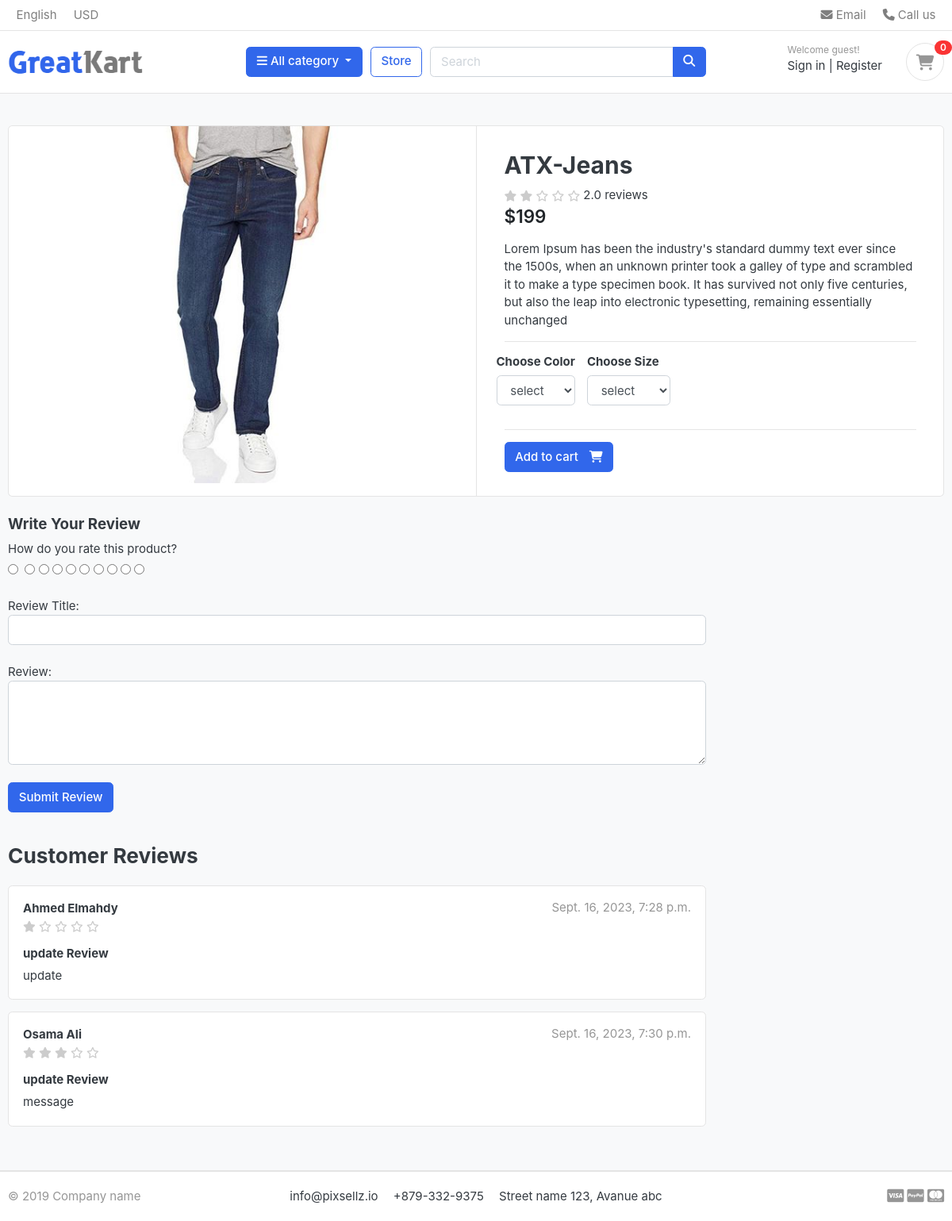
The app's page /store/category/jeans/atx-jeans with its own data.
### store/models.py (models this page shows, shortened)
class Product(models.Model):
    product_name=models.CharField(max_length=200,unique=True)
    slug= models.SlugField(max_length=200,unique=True)
    description=models.TextField(max_length=500,blank=True)
    price=models.IntegerField()
    images=models.ImageField(upload_to='photos/products')
    stock=models.IntegerField()
    is_available=models.BooleanField(default=True)
    category=models.ForeignKey(Category,on_delete=models.CASCADE)
    created_at=models.DateTimeField(auto_now_add=True)
    updated_at=models.DateTimeField(auto_now=True)
    def averageReview(self):
        reviews = ReviewRating.objects.filter(product=self,status=True).aggregate(average=Avg('rating'))
        avg = 0
        if reviews['average'] is not None:
            avg = float(reviews['average'])
        return avg
    def countReview(self):
        reviews = ReviewRating.objects.filter(product=self,status=True).aggregate(count=Count('rating'))
        count = 0
        if reviews['count'] is not None:
            count = float(reviews['count'])
        return count

class ReviewRating(models.Model):
    product=models.ForeignKey(Product,on_delete=models.CASCADE)
    user =models.ForeignKey(Account,on_delete=models.CASCADE)
    subject = models.CharField(max_length=100,blank=True)
    review=models.TextField(max_length=500,blank=True)
    rating=models.FloatField()
    ip=models.CharField(max_length=20,blank=True)
    status=models.BooleanField(default=True)
    created_at=models.DateTimeField(auto_now_add=True)
    updated_at=models.DateTimeField(auto_now=True)

### accounts/models.py (models this page shows, shortened)
class Account(AbstractBaseUser):
    first_name=models.CharField(max_length=50)
    last_name=models.CharField(max_length=50)
    username=models.CharField(max_length=50, unique=True)
    email=models.EmailField(max_length=100,unique=True)
    phone_number=models.CharField(max_length=50)
    date_joined= models.DateTimeField(auto_now_add=True)
    last_login= models.DateTimeField(auto_now_add=True)
    is_admin=models.BooleanField(default=False)
    is_staff=models.BooleanField(default=False)
    is_active=models.BooleanField(default=False)
    is_superadmin=models.BooleanField(default=False)
    USERNAME_FIELD='email'
    REQUIRED_FIELDS=['username','first_name','last_name']
    objects=MyAccountManager()
    def full_name(self):
        return f'{self.first_name} {self.last_name}'

### store/views.py (the view)
# urls.py: path('category/<slug:category_slug>/<slug:product_slug>',views.product_detail,name='product_detail'),
def product_detail(request,category_slug,product_slug):
    try:
        product=Product.objects.get(category__slug=category_slug,slug=product_slug)
        in_cart=Cart_Item.objects.filter(cart__cart_id=_cart_id(request),product=product).exists()
        reviews=ReviewRating.objects.filter(product_id=product.id,status=True)
    except Exception as e:
        raise e
    context={
        'product':product,
        'in_cart':in_cart,
        'reviews':reviews
    }
    return render(request,'store/product_detail.html',context)

### cart/context_processors.py (called while the page is built)
def counter(request):
    cart_count=0
    if 'admin' in request.path:
        return {}
    else:
        try:
            cart=Cart.objects.filter(cart_id=_cart_id(request))
            if request.user.is_authenticated:
                cart_items=Cart_Item.objects.filter(user=request.user)
            else:
                cart_items=Cart_Item.objects.all().filter(cart=cart[:1])
            for cart_item in cart_items:
                cart_count+=cart_item.quantity
        except Cart.DoesNotExist:
            cart_count=0
        return dict(cart_count=cart_count)

### cart/views.py (called while the page is built)
def _cart_id(request):
    cart=request.session.session_key
    if not cart:
        cart=request.session.create()
    return cart

### category/context_processors.py (called while the page is built)
def menu_links(request):
    links=Category.objects.all()
    return dict(links=links)

### category/models.py (called while the page is built)
    def get_url(self):
        return reverse('products_by_category',args=[self.slug])

### store/models.py (called while the page is built)
    def colors(self):
        return super(VariationManager,self).filter(variation_category='color',is_active=True)

    def sizes(self):
        return super(VariationManager,self).filter(variation_category='size',is_active=True)

### templates/store/product_detail.html (shortened to what this page needs)
{% extends 'base.html' %}
{% load static %}
{% block content %}
<section class="section-content padding-y bg">
    <div class="container">
    <div class="card">
        <div class="row no-gutters">
            <aside class="col-md-6">
    <article class="gallery-wrap">
        <div class="img-big-wrap">
           <a href="#"><img src="{{product.images.url}}"></a>
        </div>
    </article>
            </aside>
            <main class="col-md-6 border-left">
    <form action="{% url 'add_to_cart' product.pk %}" method='POST'>
      <article class="content-body">
        <h2 class="title">{{product.product_name}}</h2>
        <div class="rating-stars">
            <i class="fa{%if  product.averageReview == 0 %}-regular{% elif  product.averageReview == 1 %}-solid {%endif%}  fa-star{%if  product.averageReview == 0.5%}-half {%endif%}"></i>
            <i class="fa{%if  product.averageReview <= 1 %}-regular{% elif  product.averageReview <= 2 %}-solid {%endif%}  fa-star{%if  product.averageReview == 1.5%}-half {%endif%}"></i>
            <i class="fa{%if  product.averageReview <= 2 %}-regular{% elif  product.averageReview <= 3 %}-solid {%endif%}  fa-star{%if  product.averageReview == 2.5%}-half {%endif%}"></i>
            <i class="fa{%if  product.averageReview <= 3 %}-regular{% elif  product.averageReview <= 4 %}-solid {%endif%}  fa-star{%if  product.averageReview == 3.5%}-half {%endif%}"></i>
            <i class="fa{%if  product.averageReview <= 4 %}-regular{% elif  product.averageReview <= 5 %}-solid {%endif%}  fa-star{%if  product.averageReview == 4.5%}-half {%endif%}"></i>
         </div>
         <span>{{product.countReview}} reviews</span>
        <div class="mb-3">
            <var class="price h4">${{product.price}}</var>
        </div>
        <p>
            {{product.description}}
        </p>
        <hr>
            <div class="row">
                <div class="item-option-select">
                    <h6>Choose Color</h6>
                    <select name='color' class="form-control" required>
                      <option value="" disabled selected>select</option>
                    </select>
                </div>
                <div class="item-option-select">
                  <h6>Choose Size</h6>
                  <select name='size' class="form-control">
                    <option value="" disabled selected>select</option>
                  </select>
              </div>
            </div>
            <hr>
            {% if product.stock <= 0 %}
              <h5 class="text-danger"> Out Of Stock</h5>
              {% else %}
              <button type='submit'  class="btn  btn-primary"> <span class="text">Add to cart</span> <i class="fas fa-shopping-cart"></i>  </button>
            {% endif %}
        </article>
    </form>
            </main>
        </div>
    </div>
    <br>
    <div class="row">
                <div class="col-md-9">
        <form action="{% url "submit_review" product.pk %}" method="POST">
            <h5>Write Your Review</h5>
            <div>
                <label>How do you rate this product?</label>
                    <br>
                <div class="rate">
                    <input type="radio" name="rating" id="rating10" value="5" required> <label for="rating10" title="5"></label>
                    <input type="radio" name="rating" id="rating9" value="4.5" required><label for="rating9" title="4.5" class="half"></label>
                    <input type="radio" name="rating" id="rating8" value="4" required><label for="rating8" title="4"></label>
                    <input type="radio" name="rating" id="rating7" value="3.5" required><label for="rating7" title="3.5" class="half"></label>
                    <input type="radio" name="rating" id="rating6" value="3" required><label for="rating6" title="3"></label>
                    <input type="radio" name="rating" id="rating5" value="2.5" required><label for="rating5" title="2.5" class="half"></label>
                    <input type="radio" name="rating" id="rating4" value="2" required><label for="rating4" title="2"></label>
                    <input type="radio" name="rating" id="rating3" value="1.5" required><label for="rating3" title="1.5" class="half"></label>
                    <input type="radio" name="rating" id="rating2" value="1" required><label for="rating2" title="1"></label>
                    <input type="radio" name="rating" id="rating1" value="0.5" required><label for="rating1" title="0.5" class="half"></label>
                </div>
                <br>
                Review Title:
                <input type="text" class="form-control" name="subject" >
                <br>
                Review:
                <textarea name="review" rows="4" class="form-control"></textarea>
                <br>
                <input type="submit" value="Submit Review" class="btn btn-primary">
            </div>
        </form>
        <br>
        <header class="section-heading">
            <h3>Customer Reviews </h3>
        </header>
        {% for review in reviews %}
        <article class="box mb-3">
            <div class="icontext w-100">
                <div class="text">
                    <span class="date text-muted float-md-right">{{review.updated_at}}</span>
                    <h6 class="mb-1">{{review.user.full_name}} </h6>
                    <div class="rating-stars">
                        <i class="fa{%if review.rating == 0 %}-regular{% elif review.rating == 1 %}-solid {%endif%}  fa-star{%if review.rating == 0.5%}-half {%endif%}"></i>
                        <i class="fa{%if review.rating <= 1 %}-regular{% elif review.rating <= 2 %}-solid {%endif%}  fa-star{%if review.rating == 1.5%}-half {%endif%}"></i>
                        <i class="fa{%if review.rating <= 2 %}-regular{% elif review.rating <= 3 %}-solid {%endif%}  fa-star{%if review.rating == 2.5%}-half {%endif%}"></i>
                        <i class="fa{%if review.rating <= 3 %}-regular{% elif review.rating <= 4 %}-solid {%endif%}  fa-star{%if review.rating == 3.5%}-half {%endif%}"></i>
                        <i class="fa{%if review.rating <= 4 %}-regular{% elif review.rating <= 5 %}-solid {%endif%}  fa-star{%if review.rating == 4.5%}-half {%endif%}"></i>
                     </div>
                </div>
            </div>
            <div class="mt-3">
                <h6>{{review.subject}}</h6>
                <p>
                    {{review.review}}
                </p>
            </div>
        </article>
        {% endfor %}
        </div>
    </div>
    </div>
    </section>
{% endblock content %}

### static/css/ui.css (style rules this page uses)
html { font-family: "Inter", sans-serif; font-size: 15px; }
.content-body { flex: 1 1 auto; padding: 2rem 2.3rem; }
.padding-y { padding-top: 40px; padding-bottom: 40px; }
var { font-style: normal; }
article:after, .form-group:after { display: block; clear: both; content: ""; }
.bg { background-color: #f8f9fa; }
.section-heading { margin-bottom: 20px; margin-top: 15px; }
p:last-child { margin-bottom: 0; }
.btn .text + i { margin-left: 10px; }
.icontext { display: inline-flex; align-items: center; vertical-align: middle; }
.icontext .text { width: 100%; line-height: 1.2; }
.price { font-weight: 600; color: #212529; }
.box { padding: 18px; background: #fff; border-radius: 0.37rem; border: 1px solid #e4e4e4; }
.rating-stars { display: inline-block; vertical-align: middle; list-style: none; margin: 0; padding: 0; position: relative; white-space: nowrap; clear: both; }
.rating-stars i { font-size: 14px; color: #ccc; display: inline; }
.gallery-wrap .img-big-wrap { margin-bottom: 10px; border-radius: 0.37rem; overflow: hidden; background-color: #fff; }
.gallery-wrap .img-big-wrap a { text-align: center; display: block; }
.gallery-wrap .img-big-wrap img { height: 450px; width: auto; display: inline-block; }
.item-option-select { margin-bottom: 1rem; display: inline-block; margin-right: 15px; }

### records on screen
Product: images (picture), product_name "ATX-Jeans", countReview "2.0", price "199", description "Lorem Ipsum has been the industry's standard dummy text ever since the 1500s, when an unknown printer took a galley of type and scrambled it to make a type specimen book. It has survived not only five centuries, but also the leap into electronic typesetting, remaining essentially unchanged"
ReviewRating: updated_at "Sept. 16, 2023, 7:28 p.m.", user.full_name "Ahmed Elmahdy", rating 1 (drawn), subject "update Review", review "update"
ReviewRating: updated_at "Sept. 16, 2023, 7:30 p.m.", user.full_name "Osama Ali", rating 3 (drawn), subject "update Review", review "message"

### other values on screen
{{ cart_count }} "0"
